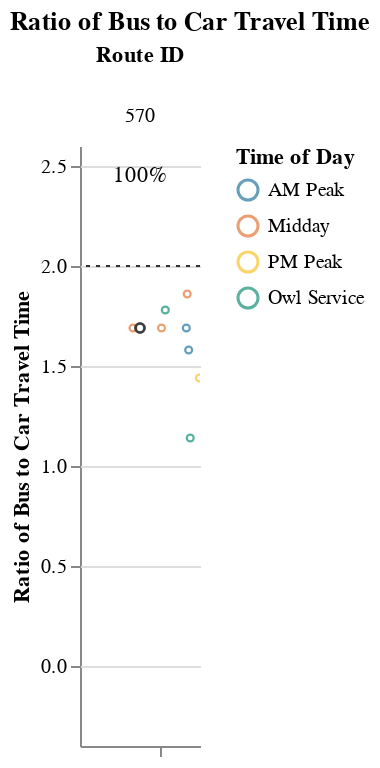
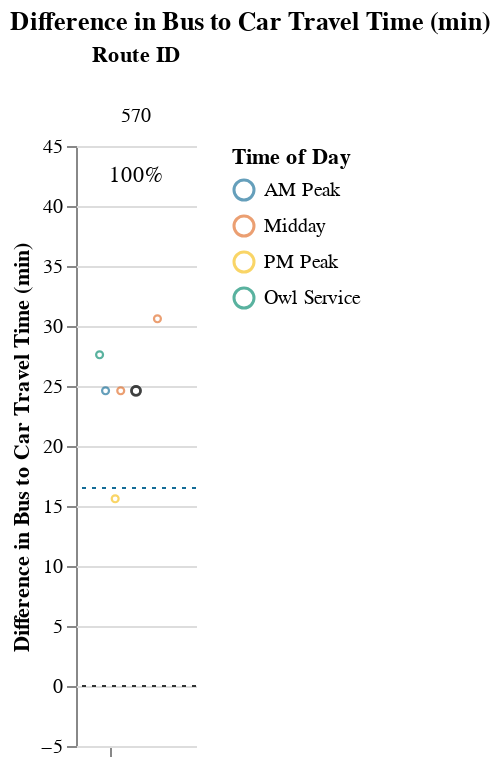

The notebook cell saved with these charts, in order:
### Markdown cell above
### Medium Routes (1-1.5 hrs)

### Code cell
route_group = "medium"
try:
    subset_routes, mult, diff  = setup_charts(df, PCT_COMPETITIVE_THRESHOLD, route_group)
    if len(subset_routes) > 0:
        display(
            Markdown(
                f"{CAPTIONS_DICT[route_group]}"
                "Within each route group, routes are sorted in descending order "
                "by % competitive trips and # trips below the additional time cut-off."
            )
        )

        display(mult)
        display(diff)
except:
    print("No routes meet this criteria.")

### Figure 1 — Vega-Lite specification as saved in the notebook (floating-point values rounded to 4 significant figures)
{"config": {"view": {"continuousWidth": 400, "continuousHeight": 300, "stroke": null}, "facet": {"spacing": 0}}, "data": {"name": "data-063490348102b800d54bf9c5b520b1f0"}, "facet": {"column": {"field": "route_id", "sort": ["570"], "title": "Route ID", "type": "nominal"}}, "spec": {"layer": [{"mark": {"type": "point", "opacity": 0.65, "size": 12, "strokeWidth": 1.1}, "encoding": {"color": {"field": "time_of_day", "scale": {"range": ["#136C97", "#E16B26", "#F6BF16", "#00896B", "#7790A3", "#5B559C"]}, "sort": ["AM Peak", "Midday", "PM Peak", "Owl Service"], "title": "Time of Day", "type": "nominal"}, "tooltip": [{"field": "route_id", "type": "nominal"}, {"field": "trip_id", "type": "nominal"}, {"field": "service_hours", "type": "quantitative"}, {"field": "car_duration_hours", "type": "quantitative"}, {"field": "bus_multiplier", "type": "quantitative"}, {"field": "bus_difference", "type": "quantitative"}, {"field": "num_trips", "type": "quantitative"}, {"field": "num_competitive", "type": "quantitative"}, {"field": "pct_trips_competitive", "type": "quantitative"}, {"field": "p25", "type": "quantitative"}, {"field": "p50", "type": "quantitative"}, {"field": "p75", "type": "quantitative"}], "x": {"axis": {"grid": false, "labels": false, "ticks": true, "values": [0]}, "field": "jitter", "scale": {}, "title": null, "type": "quantitative"}, "y": {"field": "bus_multiplier", "scale": {"domain": [-0.25, 2.5]}, "title": "Ratio of Bus to Car Travel Time", "type": "quantitative"}}, "selection": {"selector003": {"type": "interval", "bind": "scales", "encodings": ["x", "y"]}}, "transform": [{"calculate": "sqrt(-2*log(random()))*cos(2*PI*random())", "as": "jitter"}], "width": 60}, {"layer": [{"mark": {"type": "point", "opacity": 0.6, "size": 20, "strokeWidth": 1.3}, "encoding": {"color": {"value": "#323434"}, "y": {"field": "bus_multiplier", "type": "quantitative"}}, "transform": [{"filter": "(datum.p50_trip === 1)"}]}, {"mark": {"type": "rule", "strokeDash": [2, 3]}, "encoding": {"color": {"value": "#323434"}, "y": {"field": "cutoff", "type": "quantitative"}}}, {"mark": {"type": "text", "align": "center", "baseline": "middle"}, "encoding": {"color": {"value": "black"}, "text": {"field": "pct_trips_competitive", "format": ".0%", "type": "quantitative"}, "tooltip": [{"field": "route_id", "type": "nominal"}, {"field": "trip_id", "type": "nominal"}, {"field": "service_hours", "type": "quantitative"}, {"field": "car_duration_hours", "type": "quantitative"}, {"field": "bus_multiplier", "type": "quantitative"}, {"field": "bus_difference", "type": "quantitative"}, {"field": "num_trips", "type": "quantitative"}, {"field": "num_competitive", "type": "quantitative"}, {"field": "pct_trips_competitive", "type": "quantitative"}, {"field": "p25", "type": "quantitative"}, {"field": "p50", "type": "quantitative"}, {"field": "p75", "type": "quantitative"}], "x": {"value": 30}, "y": {"value": 15}}, "transform": [{"calculate": "sqrt(-2*log(random()))*cos(2*PI*random())", "as": "jitter"}, {"filter": "(datum.fastest_trip === 1)"}]}]}]}, "resolve": {"scale": {"y": "shared"}}, "title": "Ratio of Bus to Car Travel Time", "$schema": "https://vega.github.io/schema/vega-lite/v4.17.0.json", "datasets": {"data-063490348102b800d54bf9c5b520b1f0": [{"calitp_itp_id": 11, "trip_key": -166603345440738692, "trip_id": "t_1235349_b_414_tn_0", "shape_id": "p_900627", "route_id": "570", "service_hours": 0.67, "trip_first_departure_ts": 20700, "trip_last_arrival_ts": 23100, "departure_hour": 5, "time_of_day": "Owl Service", "p25": 0.91, "p50": 1.0, "p75": 1.012, "p50_trip": 0, "fastest_trip": 1, "car_duration_hours": 0.59, "competitive_route": 1, "bus_multiplier": 1.14, "bus_difference": 4.8, "num_trips": 8, "num_competitive": 8, "pct_trips_competitive": 1.0, "bus_difference_spread": 25.8, "route_group": "medium", "max_trip_hrs": 1.1, "max_trip_route_group": 1.1, "name": "Amador Regional Transit System", "caltrans_district": "10 - Stockton", "drmt_organization_name": "['recGiMlqrcpPxScAH']", "cutoff2": 16.5, "cutoff": 2}, {"calitp_itp_id": 11, "trip_key": -4162627453190228698, "trip_id": "t_1235356_b_414_tn_0", "shape_id": "p_864", "route_id": "570", "service_hours": 0.85, "trip_first_departure_ts": 63480, "trip_last_arrival_ts": 66540, "departure_hour": 17, "time_of_day": "PM Peak", "p25": 0.91, "p50": 1.0, "p75": 1.012, "p50_trip": 0, "fastest_trip": 0, "car_duration_hours": 0.59, "competitive_route": 1, "bus_multiplier": 1.44, "bus_difference": 15.6, "num_trips": 8, "num_competitive": 8, "pct_trips_competitive": 1.0, "bus_difference_spread": 25.8, "route_group": "medium", "max_trip_hrs": 1.1, "max_trip_route_group": 1.1, "name": "Amador Regional Transit System", "caltrans_district": "10 - Stockton", "drmt_organization_name": "['recGiMlqrcpPxScAH']", "cutoff2": 16.5, "cutoff": 2}, {"calitp_itp_id": 11, "trip_key": 1587477281743624360, "trip_id": "t_1235350_b_414_tn_0", "shape_id": "p_850", "route_id": "570", "service_hours": 0.93, "trip_first_departure_ts": 27000, "trip_last_arrival_ts": 30360, "departure_hour": 7, "time_of_day": "AM Peak", "p25": 0.91, "p50": 1.0, "p75": 1.012, "p50_trip": 0, "fastest_trip": 0, "car_duration_hours": 0.59, "competitive_route": 1, "bus_multiplier": 1.58, "bus_difference": 20.4, "num_trips": 8, "num_competitive": 8, "pct_trips_competitive": 1.0, "bus_difference_spread": 25.8, "route_group": "medium", "max_trip_hrs": 1.1, "max_trip_route_group": 1.1, "name": "Amador Regional Transit System", "caltrans_district": "10 - Stockton", "drmt_organization_name": "['recGiMlqrcpPxScAH']", "cutoff2": 16.5, "cutoff": 2}, {"calitp_itp_id": 11, "trip_key": 2168053819301931957, "trip_id": "t_1235354_b_414_tn_0", "shape_id": "p_866", "route_id": "570", "service_hours": 1.0, "trip_first_departure_ts": 30480, "trip_last_arrival_ts": 34080, "departure_hour": 8, "time_of_day": "AM Peak", "p25": 0.91, "p50": 1.0, "p75": 1.012, "p50_trip": 1, "fastest_trip": 0, "car_duration_hours": 0.59, "competitive_route": 1, "bus_multiplier": 1.69, "bus_difference": 24.6, "num_trips": 8, "num_competitive": 8, "pct_trips_competitive": 1.0, "bus_difference_spread": 25.8, "route_group": "medium", "max_trip_hrs": 1.1, "max_trip_route_group": 1.1, "name": "Amador Regional Transit System", "caltrans_district": "10 - Stockton", "drmt_organization_name": "['recGiMlqrcpPxScAH']", "cutoff2": 16.5, "cutoff": 2}, {"calitp_itp_id": 11, "trip_key": 6577890086136531193, "trip_id": "t_1235351_b_414_tn_0", "shape_id": "p_850", "route_id": "570", "service_hours": 1.0, "trip_first_departure_ts": 43200, "trip_last_arrival_ts": 46800, "departure_hour": 12, "time_of_day": "Midday", "p25": 0.91, "p50": 1.0, "p75": 1.012, "p50_trip": 1, "fastest_trip": 0, "car_duration_hours": 0.59, "competitive_route": 1, "bus_multiplier": 1.69, "bus_difference": 24.6, "num_trips": 8, "num_competitive": 8, "pct_trips_competitive": 1.0, "bus_difference_spread": 25.8, "route_group": "medium", "max_trip_hrs": 1.1, "max_trip_route_group": 1.1, "name": "Amador Regional Transit System", "caltrans_district": "10 - Stockton", "drmt_organization_name": "['recGiMlqrcpPxScAH']", "cutoff2": 16.5, "cutoff": 2}, {"calitp_itp_id": 11, "trip_key": -8248405168340255919, "trip_id": "t_1235355_b_414_tn_0", "shape_id": "p_866", "route_id": "570", "service_hours": 1.0, "trip_first_departure_ts": 46920, "trip_last_arrival_ts": 50520, "departure_hour": 13, "time_of_day": "Midday", "p25": 0.91, "p50": 1.0, "p75": 1.012, "p50_trip": 1, "fastest_trip": 0, "car_duration_hours": 0.59, "competitive_route": 1, "bus_multiplier": 1.69, "bus_difference": 24.6, "num_trips": 8, "num_competitive": 8, "pct_trips_competitive": 1.0, "bus_difference_spread": 25.8, "route_group": "medium", "max_trip_hrs": 1.1, "max_trip_route_group": 1.1, "name": "Amador Regional Transit System", "caltrans_district": "10 - Stockton", "drmt_organization_name": "['recGiMlqrcpPxScAH']", "cutoff2": 16.5, "cutoff": 2}, {"calitp_itp_id": 11, "trip_key": -228461201543392837, "trip_id": "t_1235353_b_414_tn_0", "shape_id": "p_865", "route_id": "570", "service_hours": 1.05, "trip_first_departure_ts": 23220, "trip_last_arrival_ts": 27000, "departure_hour": 6, "time_of_day": "Owl Service", "p25": 0.91, "p50": 1.0, "p75": 1.012, "p50_trip": 0, "fastest_trip": 0, "car_duration_hours": 0.59, "competitive_route": 1, "bus_multiplier": 1.78, "bus_difference": 27.6, "num_trips": 8, "num_competitive": 8, "pct_trips_competitive": 1.0, "bus_difference_spread": 25.8, "route_group": "medium", "max_trip_hrs": 1.1, "max_trip_route_group": 1.1, "name": "Amador Regional Transit System", "caltrans_district": "10 - Stockton", "drmt_organization_name": "['recGiMlqrcpPxScAH']", "cutoff2": 16.5, "cutoff": 2}, {"calitp_itp_id": 11, "trip_key": -5585287787072383338, "trip_id": "t_1235352_b_414_tn_0", "shape_id": "p_849", "route_id": "570", "service_hours": 1.1, "trip_first_departure_ts": 59400, "trip_last_arrival_ts": 63360, "departure_hour": 16, "time_of_day": "Midday", "p25": 0.91, "p50": 1.0, "p75": 1.012, "p50_trip": 0, "fastest_trip": 0, "car_duration_hours": 0.59, "competitive_route": 1, "bus_multiplier": 1.86, "bus_difference": 30.6, "num_trips": 8, "num_competitive": 8, "pct_trips_competitive": 1.0, "bus_difference_spread": 25.8, "route_group": "medium", "max_trip_hrs": 1.1, "max_trip_route_group": 1.1, "name": "Amador Regional Transit System", "caltrans_district": "10 - Stockton", "drmt_organization_name": "['recGiMlqrcpPxScAH']", "cutoff2": 16.5, "cutoff": 2}]}}

### Figure 2 — Vega-Lite specification as saved in the notebook (floating-point values rounded to 4 significant figures)
{"config": {"view": {"continuousWidth": 400, "continuousHeight": 300, "stroke": null}, "facet": {"spacing": 0}}, "data": {"name": "data-dd411f9634d304e4737876dbeff4be82"}, "facet": {"column": {"field": "route_id", "sort": ["570"], "title": "Route ID", "type": "nominal"}}, "spec": {"layer": [{"mark": {"type": "point", "opacity": 0.65, "size": 12, "strokeWidth": 1.1}, "encoding": {"color": {"field": "time_of_day", "scale": {"range": ["#136C97", "#E16B26", "#F6BF16", "#00896B", "#7790A3", "#5B559C"]}, "sort": ["AM Peak", "Midday", "PM Peak", "Owl Service"], "title": "Time of Day", "type": "nominal"}, "tooltip": [{"field": "route_id", "type": "nominal"}, {"field": "trip_id", "type": "nominal"}, {"field": "service_hours", "type": "quantitative"}, {"field": "car_duration_hours", "type": "quantitative"}, {"field": "bus_multiplier", "type": "quantitative"}, {"field": "bus_difference", "type": "quantitative"}, {"field": "num_trips", "type": "quantitative"}, {"field": "num_competitive", "type": "quantitative"}, {"field": "pct_trips_competitive", "type": "quantitative"}, {"field": "p25", "type": "quantitative"}, {"field": "p50", "type": "quantitative"}, {"field": "p75", "type": "quantitative"}], "x": {"axis": {"grid": false, "labels": false, "ticks": true, "values": [0]}, "field": "jitter", "scale": {}, "title": null, "type": "quantitative"}, "y": {"field": "bus_difference", "scale": {"domain": [-5, 42.6]}, "title": "Difference in Bus to Car Travel Time (min)", "type": "quantitative"}}, "selection": {"selector004": {"type": "interval", "bind": "scales", "encodings": ["x", "y"]}}, "transform": [{"calculate": "sqrt(-2*log(random()))*cos(2*PI*random())", "as": "jitter"}], "width": 60}, {"layer": [{"mark": {"type": "point", "opacity": 0.6, "size": 20, "strokeWidth": 1.3}, "encoding": {"color": {"value": "#323434"}, "y": {"field": "bus_difference", "type": "quantitative"}}, "transform": [{"filter": "(datum.p50_trip === 1)"}]}, {"mark": {"type": "rule", "strokeDash": [2, 3]}, "encoding": {"color": {"value": "#323434"}, "y": {"field": "cutoff", "type": "quantitative"}}}, {"mark": {"type": "rule", "strokeDash": [2, 3]}, "encoding": {"color": {"value": "#136C97"}, "y": {"field": "cutoff2", "type": "quantitative"}}}, {"mark": {"type": "text", "align": "center", "baseline": "middle"}, "encoding": {"color": {"value": "black"}, "text": {"field": "pct_trips_competitive", "format": ".0%", "type": "quantitative"}, "tooltip": [{"field": "route_id", "type": "nominal"}, {"field": "trip_id", "type": "nominal"}, {"field": "service_hours", "type": "quantitative"}, {"field": "car_duration_hours", "type": "quantitative"}, {"field": "bus_multiplier", "type": "quantitative"}, {"field": "bus_difference", "type": "quantitative"}, {"field": "num_trips", "type": "quantitative"}, {"field": "num_competitive", "type": "quantitative"}, {"field": "pct_trips_competitive", "type": "quantitative"}, {"field": "p25", "type": "quantitative"}, {"field": "p50", "type": "quantitative"}, {"field": "p75", "type": "quantitative"}], "x": {"value": 30}, "y": {"value": 15}}, "transform": [{"calculate": "sqrt(-2*log(random()))*cos(2*PI*random())", "as": "jitter"}, {"filter": "(datum.fastest_trip === 1)"}]}]}]}, "resolve": {"scale": {"y": "shared"}}, "title": "Difference in Bus to Car Travel Time (min)", "$schema": "https://vega.github.io/schema/vega-lite/v4.17.0.json", "datasets": {"data-dd411f9634d304e4737876dbeff4be82": [{"calitp_itp_id": 11, "trip_key": -166603345440738692, "trip_id": "t_1235349_b_414_tn_0", "shape_id": "p_900627", "route_id": "570", "service_hours": 0.67, "trip_first_departure_ts": 20700, "trip_last_arrival_ts": 23100, "departure_hour": 5, "time_of_day": "Owl Service", "p25": 0.91, "p50": 1.0, "p75": 1.012, "p50_trip": 0, "fastest_trip": 1, "car_duration_hours": 0.59, "competitive_route": 1, "bus_multiplier": 1.14, "bus_difference": 4.8, "num_trips": 8, "num_competitive": 8, "pct_trips_competitive": 1.0, "bus_difference_spread": 25.8, "route_group": "medium", "max_trip_hrs": 1.1, "max_trip_route_group": 1.1, "name": "Amador Regional Transit System", "caltrans_district": "10 - Stockton", "drmt_organization_name": "['recGiMlqrcpPxScAH']", "cutoff2": 16.5, "cutoff": 0}, {"calitp_itp_id": 11, "trip_key": -4162627453190228698, "trip_id": "t_1235356_b_414_tn_0", "shape_id": "p_864", "route_id": "570", "service_hours": 0.85, "trip_first_departure_ts": 63480, "trip_last_arrival_ts": 66540, "departure_hour": 17, "time_of_day": "PM Peak", "p25": 0.91, "p50": 1.0, "p75": 1.012, "p50_trip": 0, "fastest_trip": 0, "car_duration_hours": 0.59, "competitive_route": 1, "bus_multiplier": 1.44, "bus_difference": 15.6, "num_trips": 8, "num_competitive": 8, "pct_trips_competitive": 1.0, "bus_difference_spread": 25.8, "route_group": "medium", "max_trip_hrs": 1.1, "max_trip_route_group": 1.1, "name": "Amador Regional Transit System", "caltrans_district": "10 - Stockton", "drmt_organization_name": "['recGiMlqrcpPxScAH']", "cutoff2": 16.5, "cutoff": 0}, {"calitp_itp_id": 11, "trip_key": 1587477281743624360, "trip_id": "t_1235350_b_414_tn_0", "shape_id": "p_850", "route_id": "570", "service_hours": 0.93, "trip_first_departure_ts": 27000, "trip_last_arrival_ts": 30360, "departure_hour": 7, "time_of_day": "AM Peak", "p25": 0.91, "p50": 1.0, "p75": 1.012, "p50_trip": 0, "fastest_trip": 0, "car_duration_hours": 0.59, "competitive_route": 1, "bus_multiplier": 1.58, "bus_difference": 20.4, "num_trips": 8, "num_competitive": 8, "pct_trips_competitive": 1.0, "bus_difference_spread": 25.8, "route_group": "medium", "max_trip_hrs": 1.1, "max_trip_route_group": 1.1, "name": "Amador Regional Transit System", "caltrans_district": "10 - Stockton", "drmt_organization_name": "['recGiMlqrcpPxScAH']", "cutoff2": 16.5, "cutoff": 0}, {"calitp_itp_id": 11, "trip_key": 2168053819301931957, "trip_id": "t_1235354_b_414_tn_0", "shape_id": "p_866", "route_id": "570", "service_hours": 1.0, "trip_first_departure_ts": 30480, "trip_last_arrival_ts": 34080, "departure_hour": 8, "time_of_day": "AM Peak", "p25": 0.91, "p50": 1.0, "p75": 1.012, "p50_trip": 1, "fastest_trip": 0, "car_duration_hours": 0.59, "competitive_route": 1, "bus_multiplier": 1.69, "bus_difference": 24.6, "num_trips": 8, "num_competitive": 8, "pct_trips_competitive": 1.0, "bus_difference_spread": 25.8, "route_group": "medium", "max_trip_hrs": 1.1, "max_trip_route_group": 1.1, "name": "Amador Regional Transit System", "caltrans_district": "10 - Stockton", "drmt_organization_name": "['recGiMlqrcpPxScAH']", "cutoff2": 16.5, "cutoff": 0}, {"calitp_itp_id": 11, "trip_key": 6577890086136531193, "trip_id": "t_1235351_b_414_tn_0", "shape_id": "p_850", "route_id": "570", "service_hours": 1.0, "trip_first_departure_ts": 43200, "trip_last_arrival_ts": 46800, "departure_hour": 12, "time_of_day": "Midday", "p25": 0.91, "p50": 1.0, "p75": 1.012, "p50_trip": 1, "fastest_trip": 0, "car_duration_hours": 0.59, "competitive_route": 1, "bus_multiplier": 1.69, "bus_difference": 24.6, "num_trips": 8, "num_competitive": 8, "pct_trips_competitive": 1.0, "bus_difference_spread": 25.8, "route_group": "medium", "max_trip_hrs": 1.1, "max_trip_route_group": 1.1, "name": "Amador Regional Transit System", "caltrans_district": "10 - Stockton", "drmt_organization_name": "['recGiMlqrcpPxScAH']", "cutoff2": 16.5, "cutoff": 0}, {"calitp_itp_id": 11, "trip_key": -8248405168340255919, "trip_id": "t_1235355_b_414_tn_0", "shape_id": "p_866", "route_id": "570", "service_hours": 1.0, "trip_first_departure_ts": 46920, "trip_last_arrival_ts": 50520, "departure_hour": 13, "time_of_day": "Midday", "p25": 0.91, "p50": 1.0, "p75": 1.012, "p50_trip": 1, "fastest_trip": 0, "car_duration_hours": 0.59, "competitive_route": 1, "bus_multiplier": 1.69, "bus_difference": 24.6, "num_trips": 8, "num_competitive": 8, "pct_trips_competitive": 1.0, "bus_difference_spread": 25.8, "route_group": "medium", "max_trip_hrs": 1.1, "max_trip_route_group": 1.1, "name": "Amador Regional Transit System", "caltrans_district": "10 - Stockton", "drmt_organization_name": "['recGiMlqrcpPxScAH']", "cutoff2": 16.5, "cutoff": 0}, {"calitp_itp_id": 11, "trip_key": -228461201543392837, "trip_id": "t_1235353_b_414_tn_0", "shape_id": "p_865", "route_id": "570", "service_hours": 1.05, "trip_first_departure_ts": 23220, "trip_last_arrival_ts": 27000, "departure_hour": 6, "time_of_day": "Owl Service", "p25": 0.91, "p50": 1.0, "p75": 1.012, "p50_trip": 0, "fastest_trip": 0, "car_duration_hours": 0.59, "competitive_route": 1, "bus_multiplier": 1.78, "bus_difference": 27.6, "num_trips": 8, "num_competitive": 8, "pct_trips_competitive": 1.0, "bus_difference_spread": 25.8, "route_group": "medium", "max_trip_hrs": 1.1, "max_trip_route_group": 1.1, "name": "Amador Regional Transit System", "caltrans_district": "10 - Stockton", "drmt_organization_name": "['recGiMlqrcpPxScAH']", "cutoff2": 16.5, "cutoff": 0}, {"calitp_itp_id": 11, "trip_key": -5585287787072383338, "trip_id": "t_1235352_b_414_tn_0", "shape_id": "p_849", "route_id": "570", "service_hours": 1.1, "trip_first_departure_ts": 59400, "trip_last_arrival_ts": 63360, "departure_hour": 16, "time_of_day": "Midday", "p25": 0.91, "p50": 1.0, "p75": 1.012, "p50_trip": 0, "fastest_trip": 0, "car_duration_hours": 0.59, "competitive_route": 1, "bus_multiplier": 1.86, "bus_difference": 30.6, "num_trips": 8, "num_competitive": 8, "pct_trips_competitive": 1.0, "bus_difference_spread": 25.8, "route_group": "medium", "max_trip_hrs": 1.1, "max_trip_route_group": 1.1, "name": "Amador Regional Transit System", "caltrans_district": "10 - Stockton", "drmt_organization_name": "['recGiMlqrcpPxScAH']", "cutoff2": 16.5, "cutoff": 0}]}}
